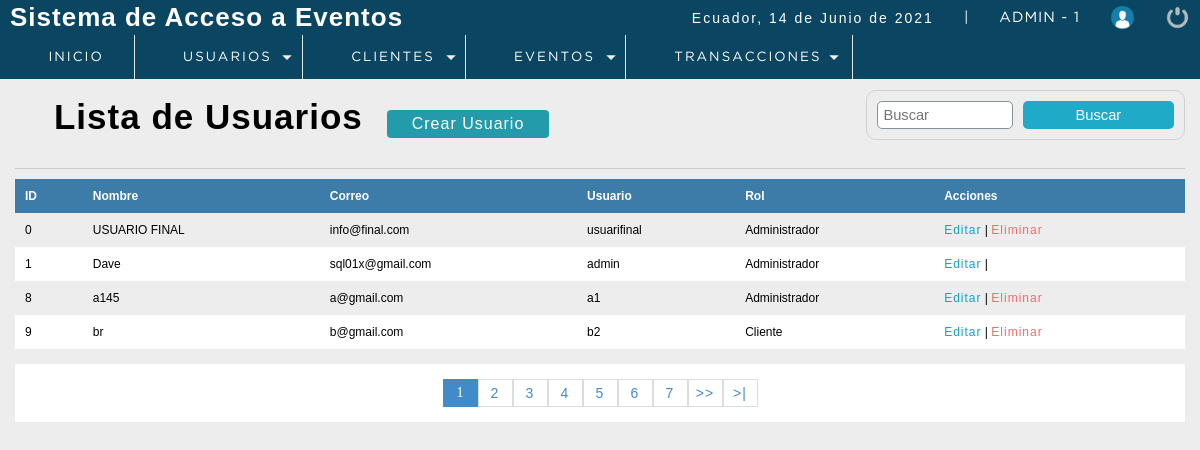
The app's page /P_seminarios/sistema/lista_usuarios.php (signed in), older data.
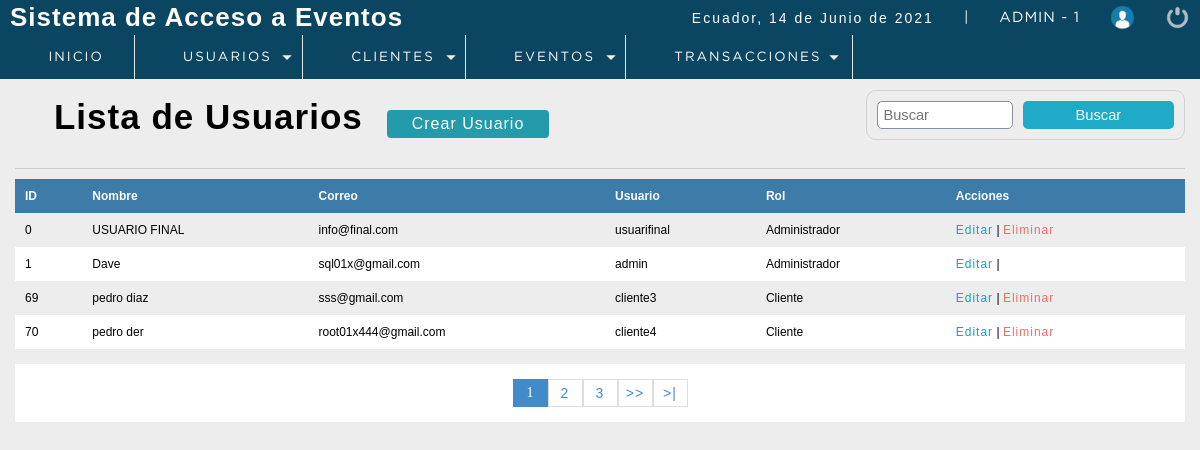
The same page, newer data.
### tables this page shows
CREATE TABLE `usuario` (
  `idusuario` int(11) NOT NULL,
  `nombre` varchar(50) DEFAULT NULL,
  `correo` varchar(100) DEFAULT NULL,
  `usuario` varchar(15) DEFAULT NULL,
  `clave` varchar(100) DEFAULT NULL,
  `rol` int(11) DEFAULT NULL,
  `Status` int(11) NOT NULL DEFAULT 1,
  `cod_cliente` int(11) DEFAULT 0,
  `token_user` varchar(100) NOT NULL
);

CREATE TABLE `rol` (
  `idrol` int(11) NOT NULL,
  `rol` varchar(20) DEFAULT NULL
);

### P_seminarios/sistema/includes/functions.php (called while the page is built, shortened)
<?php
	function fechaC(){
		$mes = array("","Enero",
					  "Febrero",
					  "Marzo",
					  "Abril",
					  "Mayo",
					  "Junio",
					  "Julio",
					  "Agosto",
					  "Septiembre",
					  "Octubre",
					  "Noviembre",
					  "Diciembre");
		return date('d')." de ". $mes[date('n')] . " de " . date('Y');
	}
 ?>

### P_seminarios/sistema/lista_usuarios.php (the view, shortened to what this page needs)
<?php
 include "../conection.php";
?>
<!DOCTYPE html>
<html lang="en">
<head>
	<?php include "includes/scripts.php"?>
</head>
<body>
 <?php include "includes/header.php"?>
	<section id="container">
		<h1><i class="fas fa-list-alt"></i> Lista de Usuarios</h1>
        <a href="registro_usuarios.php" class="btn_new">Crear Usuario</a>
    <form action="buscar_usuario.php" method="get" class="form_search">
        <input type="text" name="busqueda" id="busqueda" placeholder="Buscar">
        <input type="submit" value="Buscar" class="btn_search" >
    </form>
    <hr>
        <table>
            <tr>
                <th>ID</th>
                <th>Nombre</th>
                <th>Correo</th>
                <th>Usuario</th>
                <th>Rol</th>
                <th>Acciones</th>
            </tr>
            <?php
           $sql_registre = mysqli_query($conection,"SELECT COUNT(*) AS total_registro FROM usuario WHERE Status =1");
           $result_registre = mysqli_fetch_array($sql_registre);
           $total_resgistros = $result_registre['total_registro'];
           $por_pagina = 4;
           if (empty($_GET['pagina'])) {
               $pagina =1;
           }
           else {
               $pagina = $_GET['pagina'];
           }
           $desde = ($pagina - 1) * $por_pagina;
           $total_paginas = ceil($total_resgistros / $por_pagina);
           $query = mysqli_query($conection,"SELECT u.Idusuario, u.nombre, u.correo, u.usuario, r.rol FROM usuario u
                                                                                                      INNER JOIN rol r
                                                                                                      ON u.rol = r.idrol
                                                                                                      WHERE Status = 1
                                                                                                      ORDER BY idusuario ASC LIMIT $desde, $por_pagina");
           $result = mysqli_num_rows($query);
           if ($result > 0) {
               while ($data = mysqli_fetch_array($query)) {
           ?>
            <tr>
                <td><?php echo $data["Idusuario"];?></td>
                <td><?php echo $data["nombre"];?></td>
                <td><?php echo $data["correo"];?></td>
                <td><?php echo $data["usuario"];?></td>
                <td><?php echo $data["rol"];?></td>
                <td>
                    <a class="link_edit" href="editar_usuario.php?id=<?php echo $data["Idusuario"];?>">Editar</a>
                    |
                    <?php
                        if ($data["Idusuario"] !=1) {
                    ?>
                    <a class="link_delete" href="eliminar_usuario.php?id=<?php echo $data["Idusuario"];?>">Eliminar</a>
                    <?php
                        }
                    ?>
                </td>
            </tr>
                <?php
               }
           }
            ?>
        </table>
        <div class="paginador">
                    <ul>
                    <?php
                    for ($i=1; $i <= $total_paginas; $i++) {
                        if ($i == $pagina) {
                            echo '<li class="pageSelected">'.$i.'</li>';
                        }
                        else {
                            echo '<li><a href="?pagina='.$i.'">'.$i.'</a></li>';
                        }
                    }
                    if ($pagina!=$total_paginas) {
                    ?>
                    <li><a href="?pagina=<?php echo $pagina+1;?>">>></a></li>
                    <li><a href="?pagina=<?php echo $total_paginas;?>">>|</a></li>
                        <?php
                            }
                        ?>
                    </ul>
                </div>
	</section>
</body>
</html>

### P_seminarios/sistema/includes/scripts.php (shortened to what this page needs)
<link rel="stylesheet" type="text/css" href="css/style.css">
<?php include "functions.php"?>

### P_seminarios/sistema/includes/header.php (shortened to what this page needs)
<header>
		<div class="header">
			<h1>Sistema de Acceso a Eventos</h1>
			<div class="optionsBar">
				<p>Ecuador, <?php echo fechaC();  ?></p>
				<span>|</span>
				<span class="user"><?php echo $_SESSION['user'].' - '.$_SESSION['rol'] ?></span>
				<img class="photouser" src="img/user.png" alt="Usuario">
				<a href="salir.php"><img class="close" src="img/salir.png" alt="Salir del sistema" title="Salir"></a>
			</div>
		</div>
    <?php  include "nav.php" ?>
</header>

### P_seminarios/sistema/includes/nav.php (shortened to what this page needs)
<nav>
			<ul>
				<li><a href="index.php"><i class="fas fa-laptop-house"></i> Inicio</a></li>
				<?php
					if ($_SESSION['rol'] == 1) {
				?>
				<li class="principal">
					<a href="#"><i class="fas fa-users"></i> Usuarios</a>
				</li>
				<?php }?>
				<li class="principal">
					<a href="#"><i class="far fa-address-card"></i> Clientes</a>
				</li>
				<li class="principal">
					<a href="#"> <i class="far fa-clock"></i> Eventos</a>
				</li>
				<li class="principal">
					<a href="#"><i class="far fa-calendar-check"></i> Transacciones</a>
				</li>
			</ul>
		</nav>

### P_seminarios/sistema/css/style.css (style rules this page uses)
* { margin: 0; padding: 0; box-sizing: border-box; }
body { background: #ededed; }
h1, h2, h3, h4, h5, h6 { font-family: 'arial'; font-weight: bold; letter-spacing: 1px; }
h1 { font-size: 26px; }
p { font-family: 'arial'; letter-spacing: 2px; font-size: 14px; line-height: 20px; }
a { text-decoration: none; font-family: arial; letter-spacing: 1px; }
span { font-family: 'GothamBook'; letter-spacing: 1px; font-size: 14px; line-height: 20px; }
header { position: fixed; width: 100%; }
.header { color: #FFF; background: #0a4661; height: 35px; display: -webkit-flex; display: -moz-flex; display: -ms-flex; display: -o-flex; display: flex; justify-content: space-between; align-items: center; padding: 10px; }
.optionsBar { display: -webkit-flex; display: -moz-flex; display: -ms-flex; display: -o-flex; display: flex; justify-content: center; align-items: center; }
.optionsBar span { color: #FFF; font-size: 11pt; font-family: 'GothamBook'; text-transform: uppercase; margin-left: 30px; }
.photouser { margin-left: 30px; width: 25px; height: 25px; }
.close { width: 25px; height: 25px; }
.optionsBar a { display: -webkit-flex; display: -moz-flex; display: -ms-flex; display: -o-flex; display: flex; margin-left: 30px; }
nav ul { background: #0a4661; list-style: none; display: -webkit-flex; display: -moz-flex; display: -ms-flex; display: -o-flex; display: flex; justify-content: left; align-items: center; }
nav ul > li a { position: relative; }
nav a { color: #FFF; display: block; font-size: 10pt; font-family: 'GothamBook'; padding: 15px 30px; text-transform: uppercase; letter-spacing: 2px; transition: background .5s; border-right: 1px solid #e3ebea; }
nav .principal > a { background: url(../img/arrow_bottom.png) no-repeat; background-position-x: 0%; background-position-y: 0%; background-size: auto auto; background-position: 94% center; background-size: 10px; }
#container { padding: 90px 15px 15px; }
hr { border: 0; background: #CCC; height: 1px; margin: 10px 0; display: block; }
form { border: 2px solid #78909C; border-radius: 2%; background: #FFF; margin: auto; padding: 20px 50px; border: 1px solid #d1d1d1; }
input,select { display: block; width: 100%; font-size: 11pt; padding: 5px; border: 1px solid #85929e; border-radius: 5px; }
#container h1 { font-size: 35px; display: inline-block; }
.btn_new { display: inline-block; background: #239baa; color: #FFF; padding: 5px 25px; border-radius: 4px; margin: 20px; }
table { border-collapse: collapse; font-size: 12px; font-family: 'arial'; width: 100%; }
table th { text-align: left; padding: 10px; background: #3d7ba8; color: #FFF; }
table tr:nth-child(odd) { background: #FFF; }
table td { padding: 10px; }
.link_edit { color: #0ca4ce; }
.link_delete { color: #f26b6b; }
.paginador ul { padding: 15px; list-style: none; background: #FFF; margin-top: 15px; display: -webkit-flex; display: -moz-flex; display: -ms-flex; display: -o-flex; display: flex; justify-content: center; }
.paginador a, .pageSelected { color: #428bca; border: 1px solid #ddd; padding: 5px; display: inline-block; font-size: 14px; text-align: center; width: 35px; }
.pageSelected { color: #FFF; background: #428bca; border: 1px solid #428bca; }
.form_search { display: -webkit-flex; display: -moz-flex; display: -ms-flex; display: -o-flex; display: flex; float: right; background: initial; padding: 10px; border-radius: 10px; }
.form_search .btn_search { background: #1faac8; color: #FFF; padding: 0 20px; border: 0; cursor: pointer; margin-left: 10px; }

Row changes from the older to the newer data that the page shows:
removed usuario: idusuario "8", nombre "a145", correo "a@gmail.com", usuario "a1", rol.rol "Administrador"
removed usuario: idusuario "9", nombre "br", correo "b@gmail.com", usuario "b2", rol.rol "Cliente"
added usuario: idusuario "69", nombre "pedro diaz", correo "sss@gmail.com", usuario "cliente3", rol.rol "Cliente"
added usuario: idusuario "70", nombre "pedro der", correo "root01x444@gmail.com", usuario "cliente4", rol.rol "Cliente"
Text that changed along with them:
list line gone: "4"
list line gone: "5"
list line gone: "6"
list line gone: "7"
